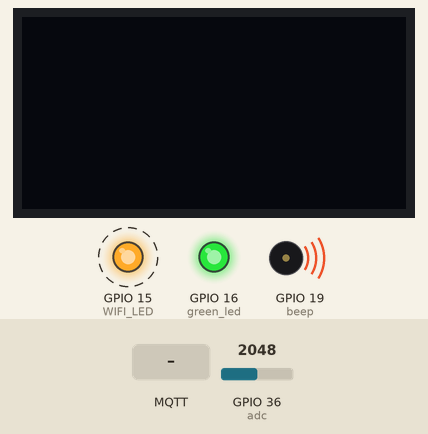
Bench run of a program on a simulated ESP32 board running MicroPython. On the bench: 128×64 one-colour display, output pins drawn as LEDs (lit = HIGH), buzzer (waves = sounding). Dashed ring = blinking. The test bench sets the inputs (shaded band); at power-on: GPIO 36 (adc) = 2048 (analog values on the 0–4095 scale). WiFi joins after 1.5 s; no MQTT or app messages arrive unless stated; the clock reads 2024-03-15 10:24:30 at power-on unless the program sets it; library files of the repository ran but are not shown: ssd1306.py; what the program prints to the serial console is not drawn.

Above: at 1.2 s.
1.3 s: MQTT message "1" arrives on the first subscribed topic
At 2.7 s:
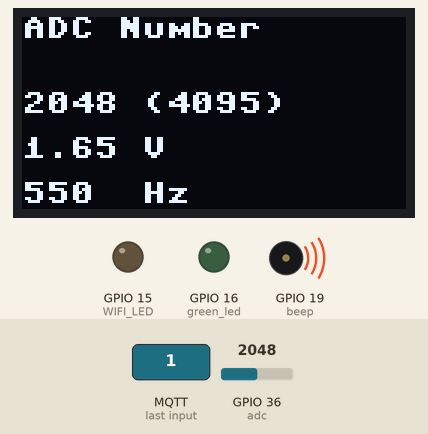
3.8 s: GPIO 36 (adc) set to 2866
At 5.3 s:
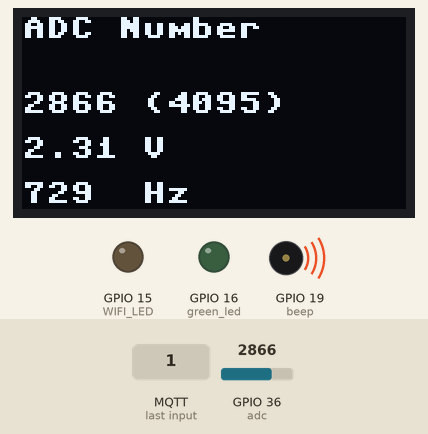
5.6 s: MQTT message "0" arrives on the first subscribed topic
At 6.7 s:
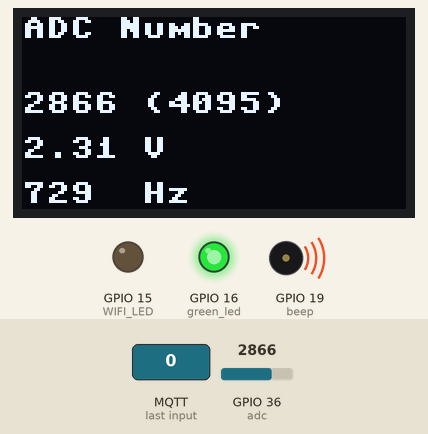
7.4 s: GPIO 36 (adc) set to 3603
At 8.2 s:
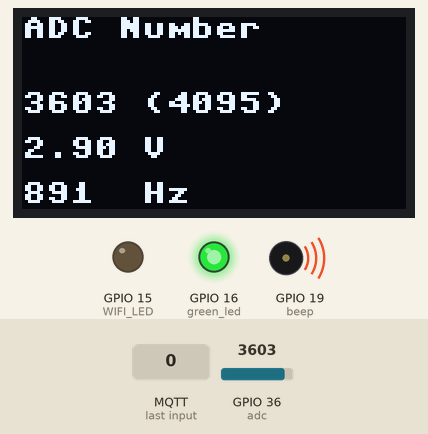
9.2 s: GPIO 36 (adc) set to 4095
At 10.7 s:
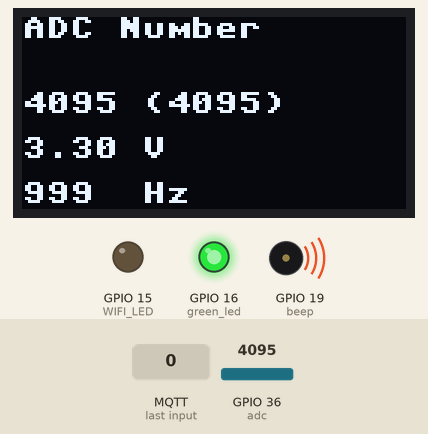
Timing chart, 0 to 12.0 s (numbered marks = the images above; inputs shaded):
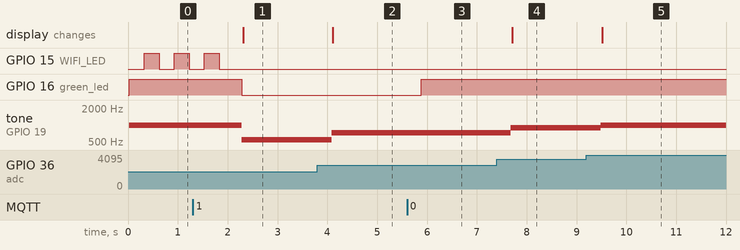

Measured:
- after the input at 1.3 s, GPIO 16 (green_led): HIGH → LOW after 0.98 s
- after the input at 3.8 s, tone on GPIO 19 (beep): 550 Hz → 729 Hz after 0.28 s; the display: changes after 0.31 s (image 2)
- after the input at 5.6 s, GPIO 16 (green_led): LOW → HIGH after 0.28 s
- after the input at 7.4 s, tone on GPIO 19 (beep): 729 Hz → 891 Hz after 0.28 s; the display: changes after 0.31 s (image 4)
- after the input at 9.2 s, tone on GPIO 19 (beep): 891 Hz → 999 Hz after 0.28 s; the display: changes after 0.31 s (image 5)

The program:

main_example.py
```python
from machine import Pin, SoftI2C, ADC, Timer, PWM
from ssd1306 import SSD1306_I2C
from umqtt.simple import MQTTClient
from micropython import const
import time
import wifi

i2c = SoftI2C(scl=Pin(22), sda=Pin(21))
oled = SSD1306_I2C(128, 64, i2c)
adc = ADC(Pin(36))
adc.atten(ADC.ATTN_11DB)
adc.width(ADC.WIDTH_12BIT)

LED_GREEN_PIN = const(16)
green_led = Pin(LED_GREEN_PIN,Pin.OUT,value=1)

WIFI_NAME = "5a410"
PASSWORD = ""

TOPIC = b"/public/TEST/ZUCC_TJZ"
TOPIC_LED = b"/public/TEST/ZUCC_TJZ_LED"

MQTT_SERVER = "mq.tongxinmao.com"
MQTT_PORT = 18830
CLIENT_ID = b"gegtr453er134"

beep = PWM(Pin(19), freq=1000, duty=512)
led_flag = 0
green_led.value(1)

def LED_Callback(topic,msg):

    global led_flag
    if led_flag is 0:
        green_led.value(0)
        led_flag = 1
    else:
        green_led.value(1)
        led_flag = 0

def ADC_Test(tim):
    #MQTT刷新
    client.check_msg()

    oled.fill(0)  #  清屏显示黑色背景
    oled.text('ADC Number', 0, 0)  #  首行显示ZUCC
    # 获取 ADC 数值
    oled.text(str(adc.read()), 0, 25)
    oled.text('(4095)', 40, 25)
    # 计算电压值，获得的数据 0-4095 相当于 0-3.3V，（'%.2f'%）表示保留 2 位小数
    msgstr = "{:.2f}".format(adc.read()*3.3/4095)
    oled.text(msgstr, 0, 40)
    oled.text('V', 40, 40)

    beep.freq(int(adc.read()*900/4096)+100)

    oled.text(str(beep.freq()), 0, 55)
    oled.text('Hz', 40, 55)

    client.publish(TOPIC,str(adc.read()))

    oled.show()# 开启 RTOS 定时器

if wifi.WIFI_connect(WIFI_NAME,PASSWORD):
    client = MQTTClient(CLIENT_ID,MQTT_SERVER,MQTT_PORT)
    client.set_callback(LED_Callback)
    client.connect()
    client.subscribe(TOPIC_LED)
    tim = Timer(-1)
    tim.init(period=300, mode=Timer.PERIODIC, callback=ADC_Test)    # 周期 300ms
```

wifi.py
```python
import network,time
from machine import Pin

WIFI_LED_PIN = 15

def WIFI_connect(name,password):
    WIFI_LED = Pin(WIFI_LED_PIN,Pin.OUT)

    wlan = network.WLAN(network.STA_IF)
    wlan.active(True)
    start_time = time.time()

    if not wlan.isconnected():
        print("connecting to network~")
        wlan.connect(name,password)

        while not wlan.isconnected():
            WIFI_LED.value(0)
            time.sleep_ms(300)
            WIFI_LED.value(1)
            time.sleep_ms(300)

            if time.time() - start_time >=15:
                print("connected failed.")
                break


    if wlan.isconnected():
        WIFI_LED.value(0);
        print("WIFI is connected! info:",wlan.ifconfig())
        return True

    return False
```
